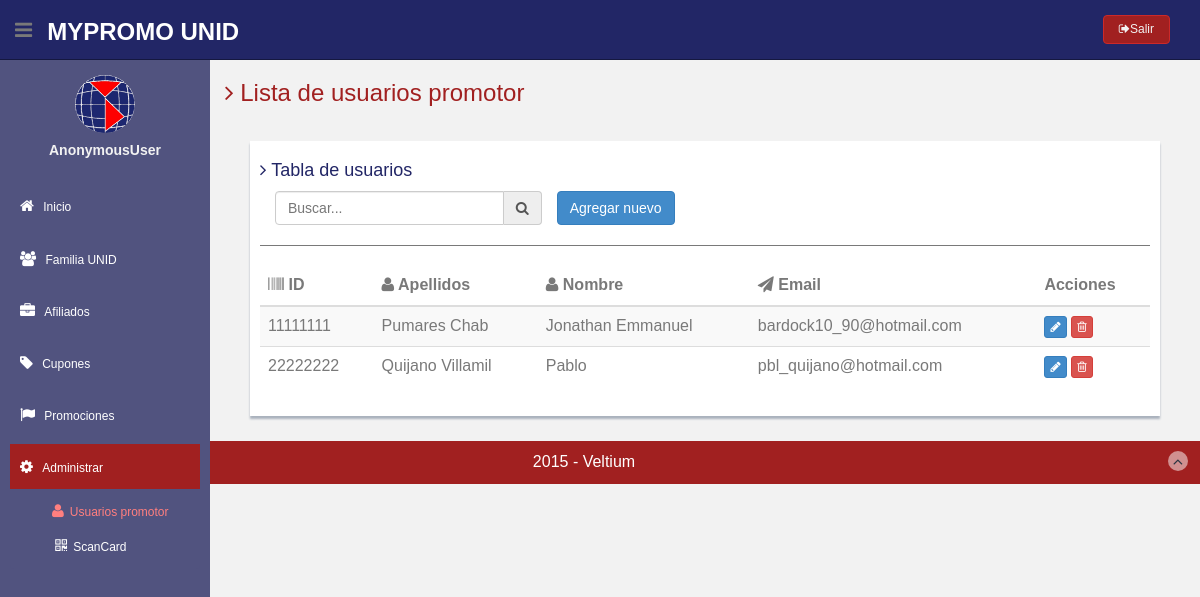
The page /administrar-usuarios/ on the database as committed earlier.
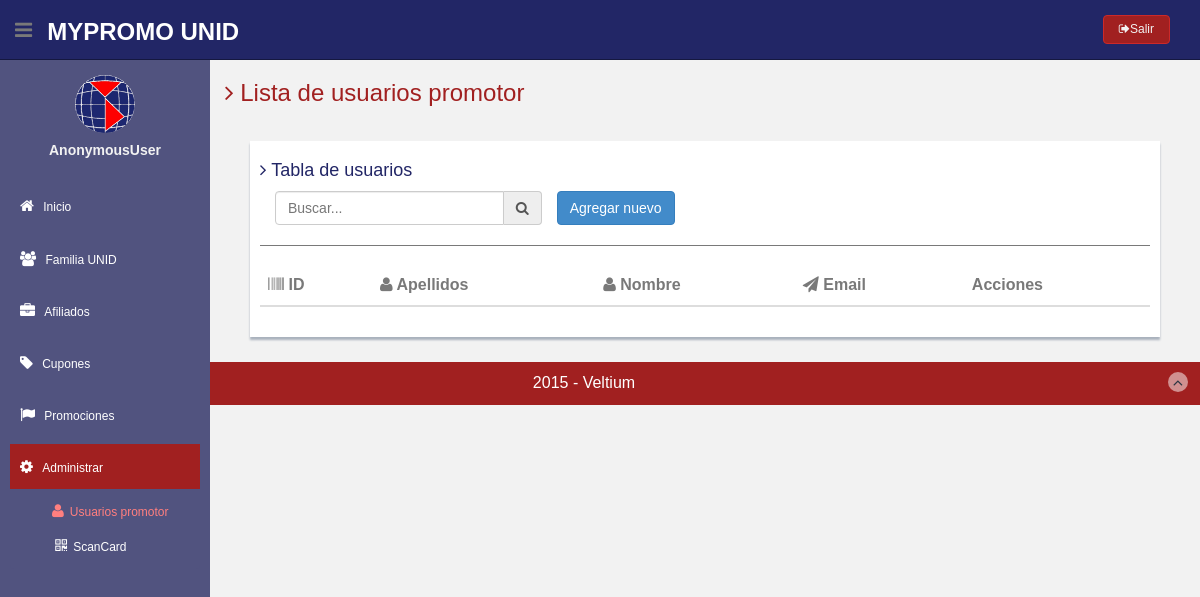
The same page on the database as committed later.
### userprofiles/models.py (models this page shows, shortened)
class Promotor(models.Model):
	user = models.OneToOneField(User, related_name='perfil_promotor')

### userprofiles/views.py (the view, shortened to what this page needs)
# urls.py: url(r'^administrar-usuarios/$', 'userprofiles.views.PromotorView', name='promotor_administrar'), # URL para agregar usuarios finales
def PromotorView(request):
	promotores = Promotor.objects.all()
	return render(request, 'promotores.html', { 'promotores': promotores })

### userprofiles/context_processors.py (called while the page is built)
def datos_afiliado(request):
	try:
		request.user.groups.get(name='Afiliado')
	except Group.DoesNotExist:
		return { }
	else:
		usuario = request.user.username
		afiliado = get_object_or_404(Afiliado, user__username=usuario)
		return { 'afiliado': afiliado }

### userprofiles/templates/promotores.html (shortened to what this page needs)
{% extends 'base_home.html' %}
{% load staticfiles %}
{% block styles_tags %}
    <link href="{% static "css/bootstrap.css" %}" rel="stylesheet">
    <link href="{% static "css/fileinput.css" %}" media="all" rel="stylesheet" type="text/css" />
    <link href="{% static "font-awesome/css/font-awesome.css" %}" rel="stylesheet" />
    <link rel="stylesheet" type="text/css" href="{% static "js/gritter/css/jquery.gritter.css" %}" />
    <link rel="stylesheet" href="{% static "js/fancybox/jquery.fancybox.css" %}" type="text/css" media="screen" />
    <link href="{% static "css/style.css" %}" rel="stylesheet">
    <link href="{% static "css/style-responsive.css" %}" rel="stylesheet">
     <link rel="stylesheet" href="{% static "css/datepicker.css" %}">
{% endblock styles_tags %}
{% block menu_inicio %}
<li class="mt">
    <a href="/home/">
        <i class="fa fa-home"></i>
        <span>Inicio</span>
    </a>
</li>
{% endblock menu_inicio %}
{% block menu_administrar %}
<li class="sub-menu">
    <a class="active" href="javascript:;" >
        <i class="fa fa-gear"></i>
        <span>Administrar</span>
    </a>
    <ul class="sub">
        <li class="active"><a href ="/administrar-usuarios/"> &nbsp;&nbsp;&nbsp;<i class="fa fa-user"></i>Usuarios promotor</a></li>
        <li>
          <a href="/scancards/" > &nbsp;&nbsp;&nbsp;
            <i class="fa fa-qrcode"></i>ScanCard
          </a>
        </li>
    </ul>
</li>
{% endblock menu_administrar %}
{% block section %}
  <h3><i class="fa fa-angle-right"></i> Lista de usuarios promotor</h3>
    <div class="row mt">
      <div class="col-md-12">
          <div class="form-panel">
              <table class="table table-striped table-advance table-hover" id="tabla">
                <h4><i class="fa fa-angle-right"></i> Tabla de usuarios</h4>
                <a class="btn btn-primary btn-agregar" href="/agregar-promotores/">Agregar nuevo</a>
                <div class="col-md-4">
                  <div class="input-group">
                    <input type="text" class="form-control" placeholder="Buscar...">
                    <span class="input-group-addon"><i class="fa fa-search"></i></span>
                  </div>
                </div>
                <br />
                <hr>
                  <thead>
                    <tr>
                        <th><i class="fa fa-barcode"></i> ID</th>
                        <th><i class="fa fa-user"></i> Apellidos</th>
                        <th><i class=" fa fa-user"></i> Nombre</th>
                        <th><i class="fa fa-send"></i> Email</th>
                        <th>Acciones</th>
                    </tr>
                  </thead>
                  <tbody>
                  {% for promotor in promotores %}
                  <tr id="tr{{promotor.id}}">
                      <td>{{ promotor.user.username }}</td>
                      <td>{{ promotor.user.last_name }}</td>
                      <td>{{ promotor.user.first_name }}</td>
                      <td>{{ promotor.user.email }}</td>
                      <td>
                          <a href="/modificar-promotor/{{ promotor.user.id }}/" class="fancybox"><button class="btn btn-primary btn-xs" title="Actualizar"><i class="fa fa-pencil"></i></button></a>
                          <button type="button" class="btn btn-danger btn-xs delete" data-toggle="modal" data-target="#myModal" id="{{ promotor.id }}" data-name="{{ promotor.user.username }}" title="Eliminar">
                            <i class="fa fa-trash-o "></i>
                          </button>
                      </td>
                  </tr>
                  {% endfor %}
                  </tbody>
              </table>
          </div>
      </div>
    </div>
{% endblock section %}

### mypromo/templates/base_home.html (shortened to what this page needs)
{% load staticfiles %}
<!DOCTYPE html>
<html lang="en">
  <head>
    {% block styles_tags %}{% endblock styles_tags %}
    {% block fancybox_tags %}
    <link rel="stylesheet" href="{% static "js/fancybox/jquery.fancybox.css" %}" type="text/css" media="screen" />
    {% endblock fancybox_tags %}
  </head>
  <body>
  <section id="container" >
      <header class="header black-bg">
              <div class="sidebar-toggle-box">
                  <div class="fa fa-bars tooltips" data-placement="right" data-original-title="Toggle Navigation"></div>
              </div>
            <a href="/home/" class="logo"><b>MYPROMO UNID</b></a>
            <div class="top-menu">
            	<ul class="nav pull-right top-menu">
                    <li><a class="logout" href="/logout/"><i class="fa fa-sign-out"></i>Salir</a></li>
            	</ul>
            </div>
        </header>
      <aside>
          <div id="sidebar"  class="nav-collapse ">
              <ul class="sidebar-menu" id="nav-accordion">
              	  <p class="centered"><a href="{% static "img/unid.png" %}" class="fancybox-imageprofile"><img src="{% static "img/unid.png" %}" class="img-circle" width="60"></a></p>
              	  <h5 class="centered">{{ user }}</h5>
              	  {% block menu_inicio %}{% endblock menu_inicio %}
                  {% block menu_familia_unid %}
                  <li class="sub-menu">
                      <a href="javascript:;" >
                          <i class="fa fa-users"></i>
                          <span>Familia UNID</span>
                      </a>
                  </li>
                  {% endblock menu_familia_unid %}
                  {% block menu_afiliados %}
                  <li class="sub-menu">
                      <a href="javascript:;" >
                          <i class="fa fa-briefcase"></i>
                          <span>Afiliados</span>
                      </a>
                  </li>
                  {% endblock menu_afiliados %}
                  {% block menu_cupones %}
                  <li class="sub-menu">
                      <a href="javascript:;" >
                          <i class="fa fa-tag"></i>
                          <span>Cupones</span>
                      </a>
                  </li>
                  {% endblock menu_cupones %}
                  {% block menu_promociones %}
                  <li class="sub-menu">
                      <a href="javascript:;" >
                          <i class="fa fa-flag"></i>
                          <span>Promociones</span>
                      </a>
                  </li>
                  {% endblock menu_promociones %}
                  {% block menu_administrar %}{% endblock menu_administrar %}
              </ul>
          </div>
      </aside>
      <section id="main-content">
          <section class="wrapper" id="con">
           {% block section %}
           {% endblock section %}
          </section>
      </section>
      <footer class="site-footer">
          <div class="text-center">
              <a href="http://grupoveltium.com" style="color: #fff">2015 - Veltium</a>
              <div class="go-top">
                  <i class="fa fa-angle-up"></i>
              </div>
          </div>
      </footer>
  </section>
  </body>
</html>

### mypromo/static/css/style.css (style rules this page uses)
html { height: 100%; }
body { color: #797979; background: #f2f2f2; font-family: 'Ruda', sans-serif; padding: 0; margin: 0; font-size:16px; }
h4 { color: #222666; }
h3 { color: #A12020; }
ul li { list-style: none; }
a, a:hover, a:focus { text-decoration: none; outline: none; }
#container { width: 100%; height: 100%; }
hr { margin-top: 20px; margin-bottom: 20px; border: 0; border-top: 1px solid #797979; }
.centered { text-align: center; }
.mt { margin-top: 25px; }
ul.top-menu > li > .logout { color: #f2f2f2; font-size: 12px; border-radius: 4px; -webkit-border-radius: 4px; border: 1px solid #CC2929 !important; padding: 5px 15px; margin-right: 15px; background: #A12020; margin-top: 15px; }
#sidebar { width: 210px; height: 100%; position: fixed; background: #51537F; transition: 0.5s; -webkit-transition: 0.5s; -moz-transition: 0.5s; -o-transition: 0.5s; -ms-transition: 0.5s; }
#sidebar h5 { color: #f2f2f2; font-weight: 700; }
#sidebar ul li { position: relative; }
#sidebar .sub-menu > .sub li { padding-left: 32px; }
#sidebar .sub-menu > .sub li:last-child { padding-bottom: 10px; }
ul.sidebar-menu , ul.sidebar-menu li ul.sub { margin: -2px 0 0; padding: 0; }
ul.sidebar-menu { margin-top: 75px; }
#sidebar > ul > li > ul.sub { display: none; }
#sidebar > ul > li.active > ul.sub, #sidebar > ul > li > ul.sub > li > a { display: block; }
ul.sidebar-menu li ul.sub li { background: #51537F; margin-bottom: 0; margin-left: 0; margin-right: 0; }
ul.sidebar-menu li ul.sub li:last-child { border-radius: 0 0 4px 4px; -webkit-border-radius: 0 0 4px 4px; }
ul.sidebar-menu li ul.sub li a { font-size: 12px; padding: 6px 0; line-height: 35px; height: 35px; -webkit-transition: all 0.3s ease; -moz-transition: all 0.3s ease; -o-transition: all 0.3s ease; -ms-transition: all 0.3s ease; transition: all 0.3s ease; color: #ffffff; }
ul.sidebar-menu li ul.sub li.active a { color: #FF7F7F; -webkit-transition: all 0.3s ease; -moz-transition: all 0.3s ease; -o-transition: all 0.3s ease; -ms-transition: all 0.3s ease; transition: all 0.3s ease; display: block; }
ul.sidebar-menu li { margin-bottom: 5px; margin-left:10px; margin-right:10px; }
ul.sidebar-menu li.sub-menu { line-height: 15px; }
ul.sidebar-menu li a span { display: inline-block; }
ul.sidebar-menu li a { color: #ffffff; text-decoration: none; display: block; padding: 15px 0 15px 10px; font-size: 12px; outline: none; -webkit-transition: all 0.3s ease; -moz-transition: all 0.3s ease; -o-transition: all 0.3s ease; -ms-transition: all 0.3s ease; transition: all 0.3s ease; }
#con { width: 100%; }
ul.sidebar-menu li a.active, ul.sidebar-menu li a:hover, ul.sidebar-menu li a:focus { background: #A12020; color: #fff; display: block; -webkit-transition: all 0.3s ease; -moz-transition: all 0.3s ease; -o-transition: all 0.3s ease; -ms-transition: all 0.3s ease; transition: all 0.3s ease; }
ul.sidebar-menu li a i { font-size: 15px; padding-right: 6px; }
ul.sidebar-menu li a.active i { color: #fff; }
#main-content { margin-left: 210px; }
.header, .footer { min-height: 60px; padding: 0 15px; }
.header { position: fixed; left: 0; right: 0; z-index: 1002; }
.black-bg { background: #222666; border-bottom: 1px solid #151840; }
.wrapper { display: inline-block; margin-top: 60px; padding-left: 15px; padding-right: 15px; padding-bottom: 15px; padding-top: 0px; width: 100%; height: 100%; }
a.logo { font-family: 'sabado', sans-serif; font-size: 24px; color: #ffffff; float: left; margin-top: 15px; text-transform: uppercase; }
a.logo b { font-weight: 900; }
#top_menu .nav > li, ul.top-menu > li { float: left; }
ul.top-menu > li > a { color: #666666; font-size: 16px; border-radius: 4px; -webkit-border-radius: 4px; border:1px solid #666666 !important; padding: 2px 6px; margin-right: 15px; }
.sidebar-toggle-box { float: left; padding-right: 15px; margin-top: 20px; }
.sidebar-toggle-box .fa-bars { cursor: pointer; display: inline-block; font-size: 20px; }
.form-panel { background: #ffffff; margin: 10px; padding: 10px; box-shadow: 0px 3px 2px #aab2bd; text-align: left; overflow: hidden; }
.site-footer { background: #A12020; color: #fff; padding: 10px 0; }
.go-top { margin-right: 1%; float: right; background: rgba(255,255,255,.5); width: 20px; height: 20px; border-radius: 50%; -webkit-border-radius: 50%; }
.go-top i { color: #2A3542; }

Rows that differ between the two databases and show on the page:
removed Promotor: user.username "11111111", user.last_name "Pumares Chab", user.first_name "Jonathan Emmanuel", user.email "bardock10_90@hotmail.com"
removed Promotor: user.username "22222222", user.last_name "Quijano Villamil", user.first_name "Pablo", user.email "pbl_quijano@hotmail.com"
